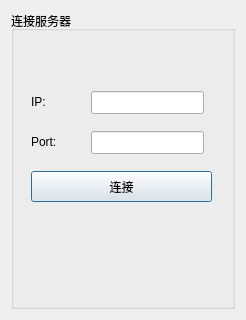
<?xml version="1.0" encoding="UTF-8"?>
<ui version="4.0">
 <class>SelectServer</class>
 <widget class="QDialog" name="SelectServer">
  <property name="geometry">
   <rect>
    <x>0</x>
    <y>0</y>
    <width>246</width>
    <height>320</height>
   </rect>
  </property>
  <property name="windowTitle">
   <string>Dialog</string>
  </property>
  <layout class="QVBoxLayout" name="verticalLayout">
   <item>
    <widget class="QGroupBox" name="groupBox">
     <property name="title">
      <string>连接服务器</string>
     </property>
     <widget class="QLabel" name="label">
      <property name="geometry">
       <rect>
        <x>20</x>
        <y>80</y>
        <width>61</width>
        <height>21</height>
       </rect>
      </property>
      <property name="text">
       <string>IP:</string>
      </property>
     </widget>
     <widget class="QLabel" name="label_2">
      <property name="geometry">
       <rect>
        <x>20</x>
        <y>120</y>
        <width>61</width>
        <height>21</height>
       </rect>
      </property>
      <property name="text">
       <string>Port:</string>
      </property>
     </widget>
     <widget class="QLineEdit" name="ip">
      <property name="geometry">
       <rect>
        <x>80</x>
        <y>80</y>
        <width>113</width>
        <height>23</height>
       </rect>
      </property>
      <property name="text">
       <string/>
      </property>
     </widget>
     <widget class="QLineEdit" name="port">
      <property name="geometry">
       <rect>
        <x>80</x>
        <y>120</y>
        <width>113</width>
        <height>23</height>
       </rect>
      </property>
      <property name="text">
       <string/>
      </property>
     </widget>
     <widget class="QPushButton" name="ConnServer_btn">
      <property name="geometry">
       <rect>
        <x>20</x>
        <y>160</y>
        <width>181</width>
        <height>31</height>
       </rect>
      </property>
      <property name="text">
       <string>连接</string>
      </property>
     </widget>
    </widget>
   </item>
  </layout>
 </widget>
 <resources/>
 <connections/>
</ui>
